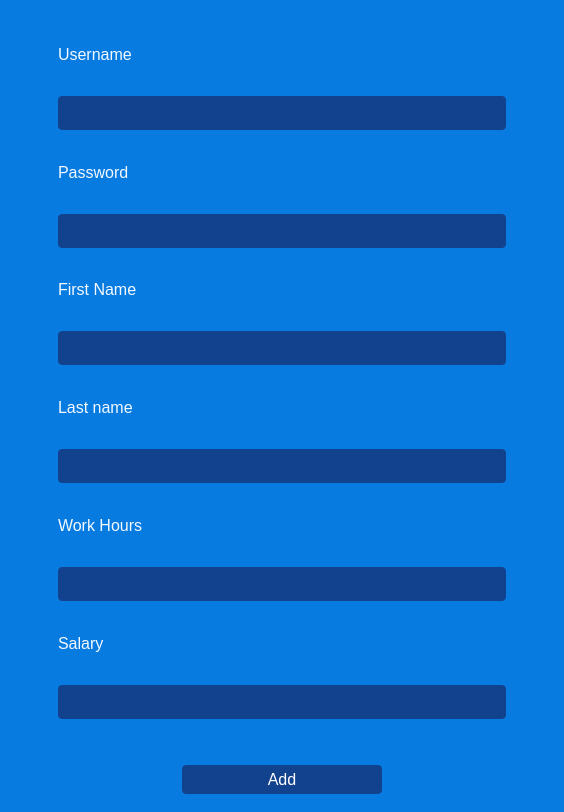
<?xml version="1.0" encoding="UTF-8"?>
<ui version="4.0">
 <class>MainWindow</class>
 <widget class="QMainWindow" name="MainWindow">
  <property name="geometry">
   <rect>
    <x>0</x>
    <y>0</y>
    <width>564</width>
    <height>812</height>
   </rect>
  </property>
  <property name="minimumSize">
   <size>
    <width>564</width>
    <height>812</height>
   </size>
  </property>
  <property name="maximumSize">
   <size>
    <width>564</width>
    <height>812</height>
   </size>
  </property>
  <property name="windowTitle">
   <string>Travel Agents</string>
  </property>
  <property name="styleSheet">
   <string notr="true">QWidget{
background-color: rgb(8, 123, 225);
}


QLabel{
color:rgb(243, 249, 254);
font-size:16px;
padding-bottom: 0px;
}

QLineEdit{
background-color: rgb(18, 65, 141);
border: none; 
border-radius: 4px; 
padding: 8px;
color:rgb(243, 249, 254);
font-size:14px;
}

QPushButton{
color:#fff;
border: 0px;
font-size: 16px;
padding: 5px;
background-color: rgb(18, 65, 141);
border-radius:4px;
}

QPushButton:hover{
background-color: rgb(47, 142, 228);
}</string>
  </property>
  <widget class="QWidget" name="centralwidget">
   <layout class="QGridLayout" name="gridLayout">
    <item row="0" column="0">
     <spacer name="horizontalSpacer">
      <property name="orientation">
       <enum>Qt::Horizontal</enum>
      </property>
      <property name="sizeType">
       <enum>QSizePolicy::Minimum</enum>
      </property>
      <property name="sizeHint" stdset="0">
       <size>
        <width>40</width>
        <height>20</height>
       </size>
      </property>
     </spacer>
    </item>
    <item row="0" column="2">
     <spacer name="horizontalSpacer_2">
      <property name="orientation">
       <enum>Qt::Horizontal</enum>
      </property>
      <property name="sizeType">
       <enum>QSizePolicy::Minimum</enum>
      </property>
      <property name="sizeHint" stdset="0">
       <size>
        <width>40</width>
        <height>20</height>
       </size>
      </property>
     </spacer>
    </item>
    <item row="0" column="1">
     <widget class="QWidget" name="widget" native="true">
      <property name="styleSheet">
       <string notr="true"/>
      </property>
      <layout class="QVBoxLayout" name="verticalLayout">
       <item>
        <widget class="QLabel" name="usernameLabel">
         <property name="text">
          <string>Username</string>
         </property>
        </widget>
       </item>
       <item>
        <widget class="QLineEdit" name="usernameInput">
         <property name="styleSheet">
          <string notr="true"/>
         </property>
        </widget>
       </item>
       <item>
        <widget class="QLabel" name="passwordLabel">
         <property name="text">
          <string>Password</string>
         </property>
        </widget>
       </item>
       <item>
        <widget class="QLineEdit" name="passwordInput">
         <property name="styleSheet">
          <string notr="true"/>
         </property>
        </widget>
       </item>
       <item>
        <widget class="QLabel" name="FirstNameLabel">
         <property name="text">
          <string>First Name</string>
         </property>
        </widget>
       </item>
       <item>
        <widget class="QLineEdit" name="FirstNameInput">
         <property name="styleSheet">
          <string notr="true"/>
         </property>
        </widget>
       </item>
       <item>
        <widget class="QLabel" name="LastNameLabel">
         <property name="text">
          <string>Last name</string>
         </property>
        </widget>
       </item>
       <item>
        <widget class="QLineEdit" name="LastNameInput">
         <property name="styleSheet">
          <string notr="true"/>
         </property>
        </widget>
       </item>
       <item>
        <widget class="QLabel" name="Work_HoursLabel">
         <property name="styleSheet">
          <string notr="true"/>
         </property>
         <property name="text">
          <string>Work Hours</string>
         </property>
        </widget>
       </item>
       <item>
        <widget class="QLineEdit" name="Work_HoursInput">
         <property name="styleSheet">
          <string notr="true"/>
         </property>
        </widget>
       </item>
       <item>
        <widget class="QLabel" name="SalaryLabel">
         <property name="text">
          <string>Salary</string>
         </property>
        </widget>
       </item>
       <item>
        <widget class="QLineEdit" name="SalaryInput">
         <property name="styleSheet">
          <string notr="true"/>
         </property>
        </widget>
       </item>
       <item>
        <spacer name="verticalSpacer">
         <property name="orientation">
          <enum>Qt::Vertical</enum>
         </property>
         <property name="sizeType">
          <enum>QSizePolicy::Minimum</enum>
         </property>
         <property name="sizeHint" stdset="0">
          <size>
           <width>20</width>
           <height>40</height>
          </size>
         </property>
        </spacer>
       </item>
       <item>
        <layout class="QHBoxLayout" name="horizontalLayout">
         <item>
          <spacer name="horizontalSpacer_3">
           <property name="orientation">
            <enum>Qt::Horizontal</enum>
           </property>
           <property name="sizeHint" stdset="0">
            <size>
             <width>40</width>
             <height>20</height>
            </size>
           </property>
          </spacer>
         </item>
         <item>
          <widget class="QPushButton" name="add_Travel_Agent_button">
           <property name="enabled">
            <bool>true</bool>
           </property>
           <property name="sizePolicy">
            <sizepolicy hsizetype="Minimum" vsizetype="Fixed">
             <horstretch>0</horstretch>
             <verstretch>0</verstretch>
            </sizepolicy>
           </property>
           <property name="minimumSize">
            <size>
             <width>200</width>
             <height>25</height>
            </size>
           </property>
           <property name="maximumSize">
            <size>
             <width>200</width>
             <height>16777215</height>
            </size>
           </property>
           <property name="cursor">
            <cursorShape>PointingHandCursor</cursorShape>
           </property>
           <property name="styleSheet">
            <string notr="true"/>
           </property>
           <property name="text">
            <string>Add</string>
           </property>
          </widget>
         </item>
         <item>
          <spacer name="horizontalSpacer_4">
           <property name="orientation">
            <enum>Qt::Horizontal</enum>
           </property>
           <property name="sizeHint" stdset="0">
            <size>
             <width>40</width>
             <height>20</height>
            </size>
           </property>
          </spacer>
         </item>
        </layout>
       </item>
      </layout>
     </widget>
    </item>
   </layout>
  </widget>
 </widget>
 <resources/>
 <connections/>
</ui>
